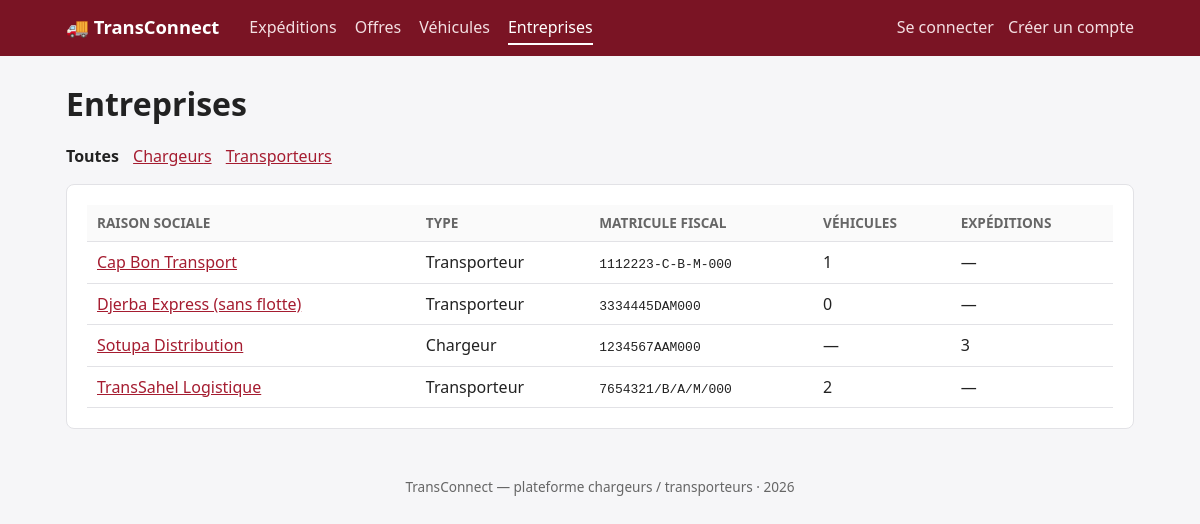
The app's page /entreprises/ with its own data.
### EntreprisesApp/models.py (models this page shows, shortened)
class Entreprise(models.Model):
    TYPE_CHARGEUR = 'chargeur'
    TYPE_TRANSPORTEUR = 'transporteur'
    TYPE_CHOICES = (
        (TYPE_CHARGEUR, 'Chargeur'),
        (TYPE_TRANSPORTEUR, 'Transporteur'),
    )
    raison_sociale = models.CharField(max_length=150)
    matricule_fiscal = models.CharField(
        max_length=17, unique=True, validators=[valider_matricule_fiscal]
    )
    type_entreprise = models.CharField(max_length=15, choices=TYPE_CHOICES)
    adresse = models.TextField(
        validators=[MinLengthValidator(20, "L'adresse doit contenir au moins 20 caractères.")]
    )
    utilisateur = models.OneToOneField(
        Utilisateur,
        on_delete=models.CASCADE,
        related_name='entreprise',
        null=True,
        blank=True,
    )
    created_at = models.DateTimeField(auto_now_add=True)
    updated_at = models.DateTimeField(auto_now=True)
    class Meta:
        verbose_name = 'Entreprise'
        verbose_name_plural = 'Entreprises'
        ordering = ['raison_sociale']
    @property
    def est_transporteur(self):
        return self.type_entreprise == self.TYPE_TRANSPORTEUR
    @property
    def est_chargeur(self):
        return self.type_entreprise == self.TYPE_CHARGEUR

### EntreprisesApp/views.py (the view)
# urls.py: path('', views.EntrepriseListView.as_view(), name='liste'),
class EntrepriseListView(ListView):
    model = Entreprise
    template_name = 'entreprises/liste.html'
    context_object_name = 'entreprises'
    paginate_by = 15
    def get_queryset(self):
        queryset = Entreprise.objects.annotate(
            nb_vehicules=Count('vehicules', distinct=True),
            nb_expeditions=Count('expeditions', distinct=True),
        ).order_by('raison_sociale')
        type_entreprise = self.request.GET.get('type')
        if type_entreprise:
            queryset = queryset.filter(type_entreprise=type_entreprise)
        return queryset
    def get_context_data(self, **kwargs):
        context = super().get_context_data(**kwargs)
        context['type_courant'] = self.request.GET.get('type', '')
        context['types'] = Entreprise.TYPE_CHOICES
        return context

### EntreprisesApp/context_processors.py (called while the page is built)
def entreprise_courante(request):
    return {'mon_entreprise': entreprise_de(getattr(request, 'user', None))}

### EntreprisesApp/mixins.py (called while the page is built)
def entreprise_de(user):
    return getattr(user, 'entreprise', None)

### EntreprisesApp/templates/entreprises/liste.html (shortened to what this page needs)
{% extends 'base.html' %}
{% block content %}
<div class="actions">
  <h1 style="margin:0;">Entreprises</h1>
</div>
<p class="filtres">
  <a href="?" {% if not type_courant %}class="actif"{% endif %}>Toutes</a>
  {% for code, libelle in types %}
  <a href="?type={{ code }}" {% if type_courant == code %}class="actif"{% endif %}>{{ libelle }}s</a>
  {% endfor %}
</p>
<div class="card table-wrap">
  <table>
    <thead><tr><th>Raison sociale</th><th>Type</th><th>Matricule fiscal</th><th>Véhicules</th><th>Expéditions</th></tr></thead>
    <tbody>
    {% for entreprise in entreprises %}
      <tr>
        <td><a href="{% url 'entreprises:detail' entreprise.pk %}">{{ entreprise.raison_sociale }}</a></td>
        <td>{{ entreprise.get_type_entreprise_display }}</td>
        <td><code>{{ entreprise.matricule_fiscal|upper }}</code></td>
        <td>{% if entreprise.est_transporteur %}{{ entreprise.nb_vehicules }}{% else %}—{% endif %}</td>
        <td>{% if entreprise.est_chargeur %}{{ entreprise.nb_expeditions }}{% else %}—{% endif %}</td>
      </tr>
    {% empty %}
      <tr><td colspan="5">Aucune entreprise enregistrée.</td></tr>
    {% endfor %}
    </tbody>
  </table>
</div>
{% endblock %}

### templates/base.html (style rules this page uses)
:root { --brand:#a51c30; --brand-dark:#7a1424; --bg:#f6f6f8; --card:#fff; --text:#222; --muted:#666; --line:#e2e2e6; }
* { box-sizing: border-box; }
body { margin:0; font-family: system-ui, -apple-system, "Segoe UI", Roboto, sans-serif; background:var(--bg); color:var(--text); line-height:1.5; }
h1, h2 { margin-top:0; }
.card { background:var(--card); border:1px solid var(--line); border-radius:8px; padding:20px; margin-bottom:20px; }
table { width:100%; border-collapse:collapse; }
th, td { text-align:left; padding:8px 10px; border-bottom:1px solid var(--line); vertical-align:top; }
th { background:#fafafa; font-size:.85rem; text-transform:uppercase; color:var(--muted); }
.table-wrap { overflow-x:auto; }
a { color:var(--brand); }
.actions { display:flex; flex-wrap:wrap; gap:8px; align-items:center; margin:12px 0; }
.filtres a { margin-right:10px; }
.filtres a.actif { font-weight:700; text-decoration:none; color:var(--text); }

### records on screen
Entreprise: raison_sociale "Cap Bon Transport", type_entreprise "Transporteur", matricule_fiscal "1112223-C-B-M-000", nb_vehicules "1"
Entreprise: raison_sociale "Djerba Express (sans flotte)", type_entreprise "Transporteur", matricule_fiscal "3334445DAM000", nb_vehicules "0"
Entreprise: raison_sociale "Sotupa Distribution", type_entreprise "Chargeur", matricule_fiscal "1234567AAM000", nb_expeditions "3"
Entreprise: raison_sociale "TransSahel Logistique", type_entreprise "Transporteur", matricule_fiscal "7654321/B/A/M/000", nb_vehicules "2"

### other values on screen
{{ libelle }} "Chargeur" "Transporteur"
